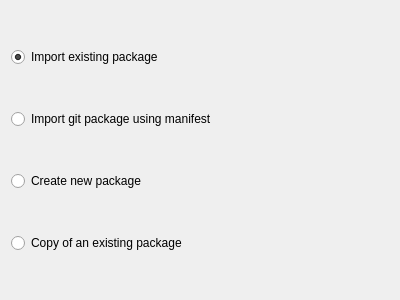
<?xml version="1.0" encoding="UTF-8"?>
<ui version="4.0">
 <class>WizardPage</class>
 <widget class="QWizardPage" name="WizardPage">
  <property name="geometry">
   <rect>
    <x>0</x>
    <y>0</y>
    <width>400</width>
    <height>300</height>
   </rect>
  </property>
  <property name="windowTitle">
   <string>WizardPage</string>
  </property>
  <property name="locale">
   <locale language="English" country="UnitedStates"/>
  </property>
  <property name="title">
   <string>Import packages</string>
  </property>
  <property name="subTitle">
   <string>Do you want to import an existing package from server, create a new one from scratch, or branch an existing package on server ?</string>
  </property>
  <layout class="QVBoxLayout" name="verticalLayout">
   <item>
    <widget class="QRadioButton" name="importExistingPackageButton">
     <property name="text">
      <string>Import existing package</string>
     </property>
     <property name="checked">
      <bool>true</bool>
     </property>
    </widget>
   </item>
   <item>
    <widget class="QRadioButton" name="importManifestButton">
     <property name="text">
      <string>Import git package using manifest</string>
     </property>
    </widget>
   </item>
   <item>
    <widget class="QRadioButton" name="createNewPackageButton">
     <property name="text">
      <string>Create new package</string>
     </property>
    </widget>
   </item>
   <item>
    <widget class="QRadioButton" name="copyPackageButton">
     <property name="enabled">
      <bool>true</bool>
     </property>
     <property name="toolTip">
      <string/>
     </property>
     <property name="text">
      <string>Copy of an existing package</string>
     </property>
     <property name="checkable">
      <bool>true</bool>
     </property>
    </widget>
   </item>
  </layout>
 </widget>
 <resources/>
 <connections/>
</ui>
